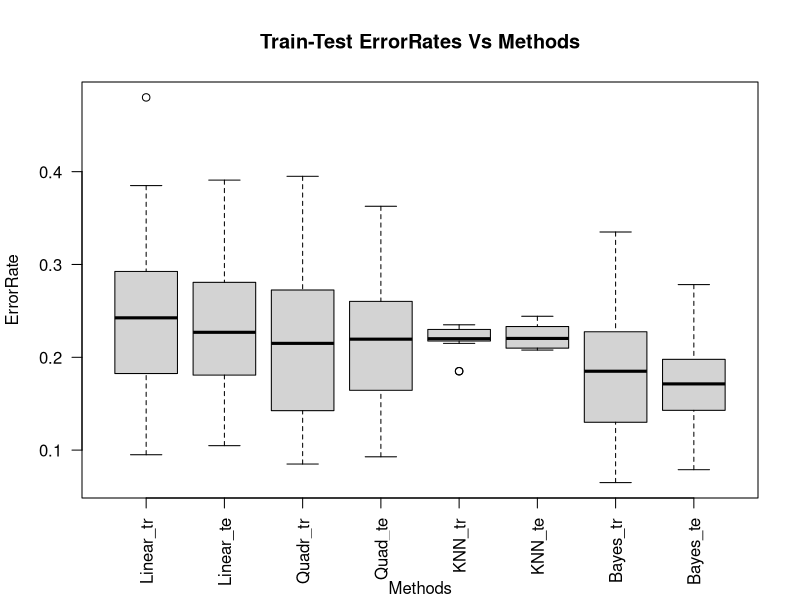
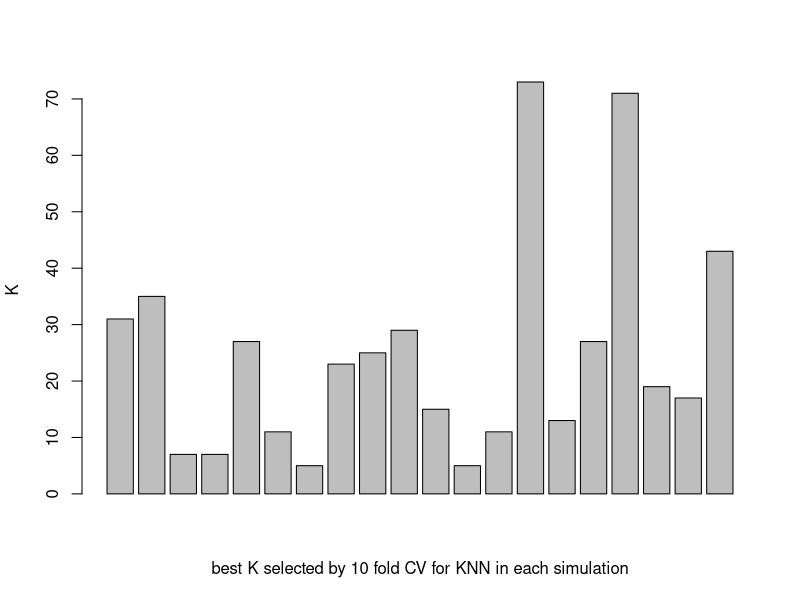
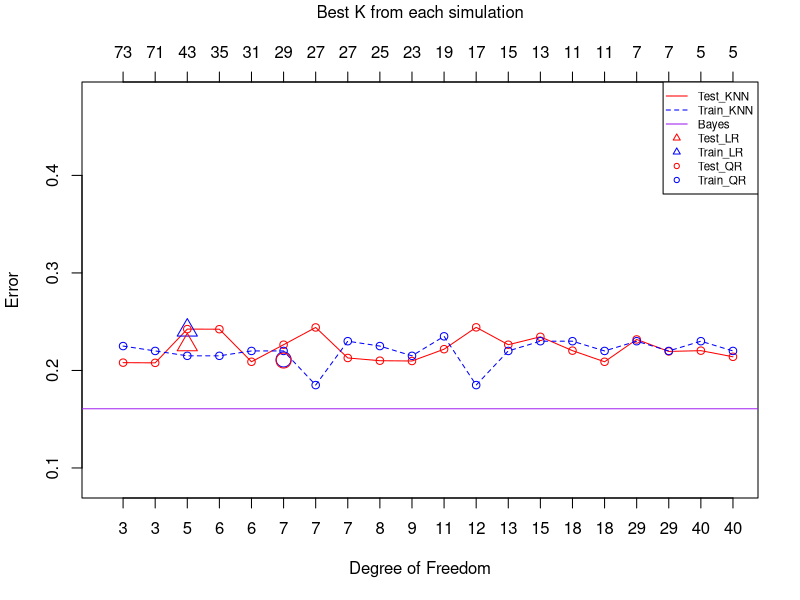

Generate these figures, in order, with R:
## ---- chunk 1
knitr::opts_chunk$set(echo = TRUE)
## ---- chunk 2
set.seed(4726)
library("class")
library("ggplot2")
## ---- chunk 3
#variable and vector definitions.

num_sim = 20
myk = rep(0,num_sim)
train.err_lr = rep(0,num_sim)
test.err_lr = rep(0,num_sim)
train.err_qr = rep(0,num_sim)
test.err_qr = rep(0,num_sim)
train.err.knn = rep(0,num_sim)
test.err.knn = rep(0,num_sim)
train.err.Bayes = rep(0,num_sim)
test.err.Bayes = rep(0,num_sim)



#20 simulations with each generating new data and centers. Each iteration calculates the class

for(i in 1:num_sim){
  
  #Generate the 20 centers, 10 for each group.
  
  csize = 10;       # number of centers
  p = 2;      
  s = 1;      # sd for generating the centers within each class                    
  m1 = matrix(rnorm(csize*p), csize, p)*s + cbind( rep(1,csize), rep(0,csize));
  m0 = matrix(rnorm(csize*p), csize, p)*s + cbind( rep(0,csize), rep(1,csize));
  
  
  #Generate training data.
  
  n=100;  
  # Randomly allocate the n samples for class 1  to the 10 clusters
  id1 = sample(1:csize, n, replace = TRUE);
  # Randomly allocate the n samples for class 0 to the 10 clusters
  id0 = sample(1:csize, n, replace = TRUE);  
  
  # sd for generating x.
  s= sqrt(1/5);                                
  
  traindata = matrix(rnorm(2*n*p), 2*n, p)*s + rbind(m1[id1,], m0[id0,])
  #dim(traindata)
  Ytrain = c(rep(1,n), rep(0,n))
  
  #Generate test data.
  
  N = 5000;  
  id1 = sample(1:csize, N, replace=TRUE);
  id0 = sample(1:csize, N, replace=TRUE); 
  testdata = matrix(rnorm(2*N*p), 2*N, p)*s + rbind(m1[id1,], m0[id0,])
  #dim(testdata)
  Ytest = c(rep(1,N), rep(0,N))
  
  #Linear Regression
  
  data_train = data.frame(traindata,Ytrain);
  #dim(data_train)
  data_test = data.frame(testdata, Ytest);
  #dim(data_test)
  
  lr = lm(Ytrain~ X1 + X2, data_train)
  
  Ytrain_hat = as.numeric(lr$fitted > 0.5)
  train.err_lr[i] = mean((Ytrain-Ytrain_hat)^2)

  
  Ytest_hat = as.numeric(predict(lr, data_test)>0.5)
  test.err_lr[i] = mean((Ytest-Ytest_hat)^2)

  
  #Quadratic Regression
  
  qr = lm(Ytrain~X1 + X2 + I(X1 * X2) + I(X1^2) + I(X2^2),data = data_train)
  
  Ytrain2_hat = as.numeric(qr$fitted > 0.5)
  train.err_qr[i] = mean((Ytrain-Ytrain2_hat)^2)
  

  
  Ytest2_hat = as.numeric(predict(qr, data_test)>0.5)
  test.err_qr[i] = mean((Ytest-Ytest2_hat)^2)
  

  

  cvKNN = function(dataSet, foldNum) {
    foldSize = floor(nrow(dataSet)/foldNum)
    KVector = seq(1, (nrow(dataSet) - foldSize), 2)
    cvKNNAveErrorRates = rep(0,length(KVector))
    myIndex = sample(1:nrow(dataSet))
    
    for(k in 1:length(KVector)){
      error = 0
      for (runId in 1:foldNum) {
        testSetIndex = ((runId - 1) * foldSize + 1):(ifelse(runId == 
                                                              foldNum, nrow(dataSet), runId * foldSize))
        testSetIndex = myIndex[testSetIndex]
        trainX = dataSet[-testSetIndex, c("X1", "X2")]
        trainY = as.factor(dataSet[-testSetIndex, ]$Y)
        testX = dataSet[testSetIndex, c("X1", "X2")]
        testY = as.factor(dataSet[testSetIndex, ]$Y)
        predictY = knn(trainX, testX, trainY, KVector[k])
        error = error + sum(predictY != testY)
        
      }
      
      cvKNNAveErrorRates[k] = error/nrow(dataSet)
      
    }
    #print(cvKNNAveErrorRates)
    
    result = list()
    result$bestK = max(KVector[cvKNNAveErrorRates == min(cvKNNAveErrorRates)])
    result$cvError = cvKNNAveErrorRates[result$bestK]
    result
  }
  KNNResult = cvKNN(data_train,10)
  myk[i] = KNNResult$bestK
  
  #Bayes Error
  
  mixnorm=function(x){
    ## return the density ratio for a point x, where each 
    ## density is a mixture of normal with 10 components
    sum(exp(-apply((t(m1)-x)^2, 2, sum)*5/2))/sum(exp(-apply((t(m0)-x)^2, 2, sum)*5/2))
  }
  

  Ytrain_pred_Bayes = apply(traindata, 1, mixnorm)
  Ytrain_pred_Bayes = as.numeric(Ytrain_pred_Bayes > 1);
  #table(Ytest, Ytest_pred_Bayes); 
  train.err.Bayes[i] = sum(Ytrain !=  Ytrain_pred_Bayes) / (2*n)
  
  
  
  Ytest_pred_Bayes = apply(testdata, 1, mixnorm)
  Ytest_pred_Bayes = as.numeric(Ytest_pred_Bayes > 1);
  #table(Ytest, Ytest_pred_Bayes); 
  test.err.Bayes[i] = sum(Ytest !=  Ytest_pred_Bayes) / (2*N)
  
 
  
}

m = length(myk)

train.err.knn = rep(0,m)
test.err.knn = rep(0,m)

for( j in 1:m){
  Ytrain.pred = knn(traindata, traindata, Ytrain, k = myk[j])
  train.err.knn[j] = sum(Ytrain !=  Ytrain.pred) / (2*n)
  Ytest.pred = knn(traindata, testdata, Ytrain,k = myk[j])
  test.err.knn[j] = sum(Ytest !=  Ytest.pred) / (2*N)
}

## ---- chunk 4
 
boxplot(train.err_lr,test.err_lr,train.err_qr,test.err_qr,train.err.knn,test.err.knn,train.err.Bayes,test.err.Bayes,las = 2,names = c("Linear_tr","Linear_te","Quadr_tr","Quad_te","KNN_tr","KNN_te","Bayes_tr","Bayes_te"),ylab = "ErrorRate", main = "Train-Test ErrorRates Vs Methods", sub = "Methods")

## ---- chunk 5
#barplot of the best K selected in each of the 20 simulations
barplot(myk, xlab = "best K selected by 10 fold CV for KNN in each simulation", ylab = "K")

#mean of the best Ks selected
mean(myk)

#standard error of the selected best Ks
sd(myk)
## ---- chunk 6
#Performance Plot

plot(c(0.5,m), range(test.err_lr, train.err_lr,test.err_qr,train.err_qr, test.err.knn, train.err.knn),
     type="n", xlab="Degree of Freedom", ylab="Error", xaxt="n")
myk = sort(myk,decreasing = TRUE)
df = round((2*n)/myk)
axis(1, at = 1:m, labels = df)
axis(3, at = 1:m, labels = myk)

points(1:m, test.err.knn, col="red", pch=1);
lines(1:m, test.err.knn, col="red", lty=1);
points(1:m, train.err.knn, col="blue", pch=1);
lines(1:m, train.err.knn, col="blue", lty=2);

points(3, mean(train.err_lr), pch=2, cex=2, col="blue")
points(3, mean(test.err_lr), pch=2, cex=2, col="red")

points(6, mean(train.err_qr), pch=1, cex=2, col="blue")
points(6, mean(test.err_qr), pch=1, cex=2, col="red")

abline(test.err.Bayes, 0, col="purple")

mtext("Best K from each simulation", side=3, line=3, cex.lab=1)

legend("topright", legend = c("Test_KNN", "Train_KNN", "Bayes", "Test_LR", "Train_LR","Test_QR","Train_QR"), lty = c(1,2,1,NA,NA,NA,NA), pch = c(NA,NA,NA,2,2,1,1), col = c("red", "blue", "purple", "red", "blue","red","blue"), cex = 0.7)

